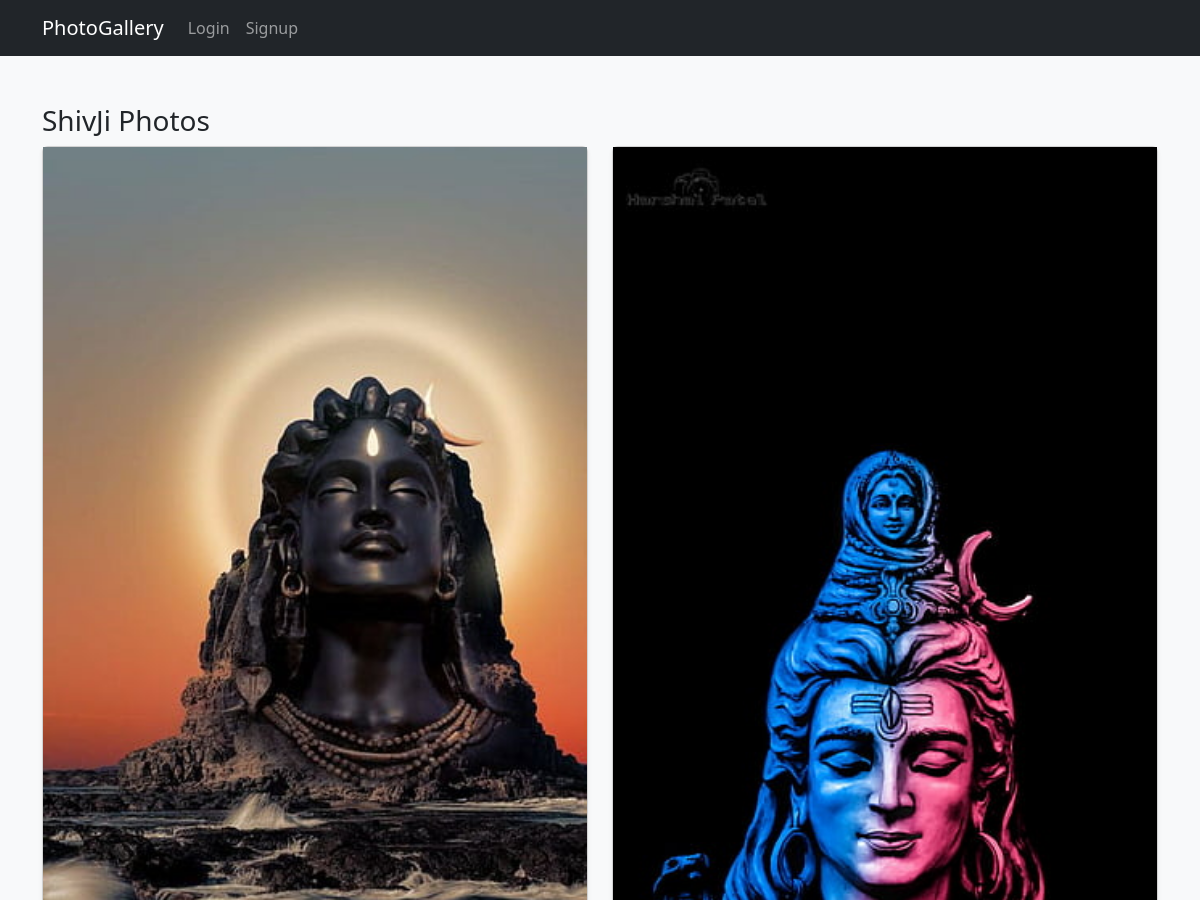
The app's page /photos/4 (upper part), older data.
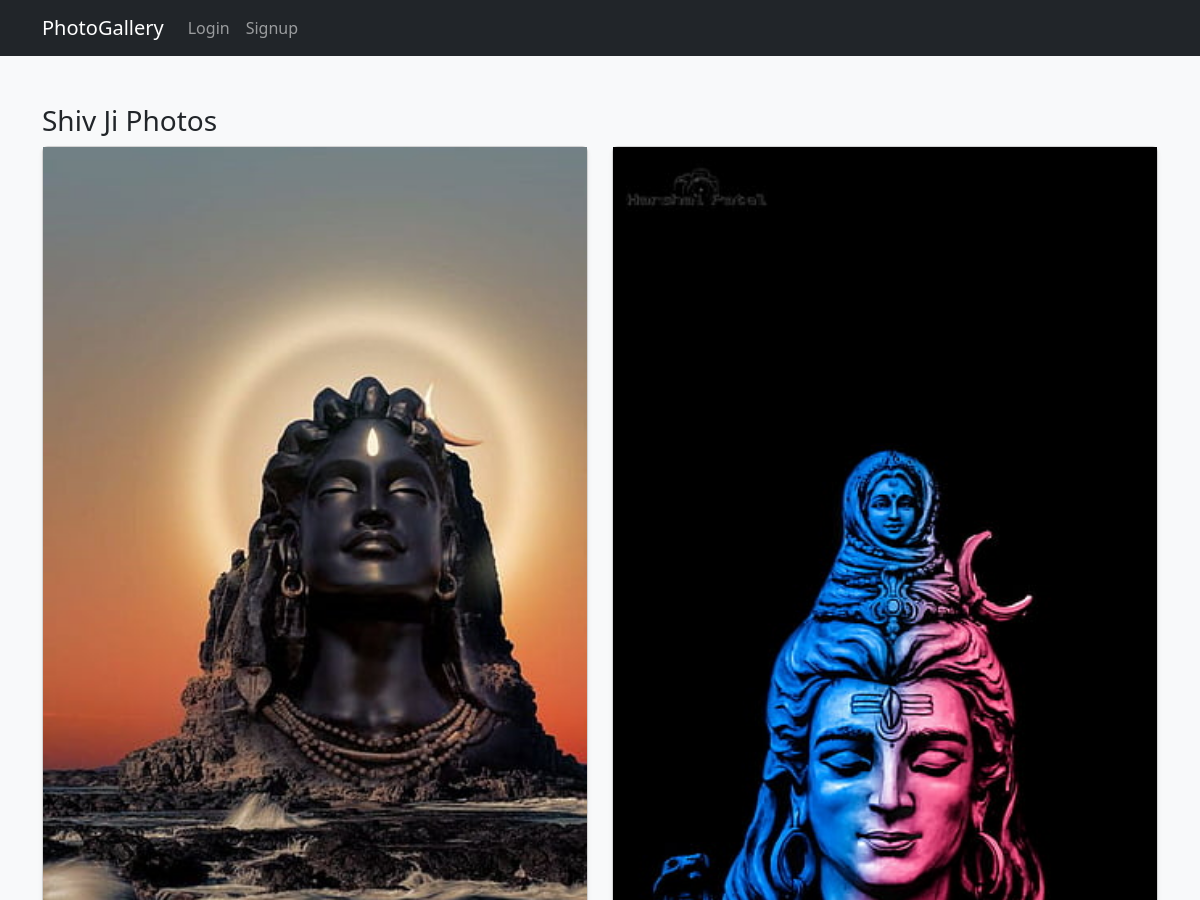
The same page, newer data.
### main/models.py (models this page shows, shortened)
class Album(models.Model):
    album_image = models.ImageField(upload_to="album_images/", null=True)
    user=models.ForeignKey(User, on_delete=models.CASCADE)
    title=models.CharField(max_length=150)
    class Meta:
        verbose_name_plural = '1. Albums'

### main/views.py (the view)
# urls.py: path('photos/<int:album_id>', views.photos, name='photos'),
def photos(request, album_id):
    album = Album.objects.get(id=album_id)
    data=Photos.objects.filter(album=album)
    return render(request, 'photos.html', {'data':data, 'album':album})

### main/templates/photos.html (shortened to what this page needs)
{% extends 'base.html' %}
{% block content %}
<main>
    <div class="album py-5 bg-body-tertiary">
        <div class="container">
        <h3>{{album.title}} Photos</h3>
      <div class="row row-cols-1 row-cols-sm-3 row-cols-md-2 g-4">
        {% if data %}
        {% for photo in data %}
        <div class="col">
          <div class="card shadow-sm">
              <img src="{{photo.image.url}}"/>
          </div>
        </div>
        {% endfor %}
        {% endif %}
      </div>
    </div>
  </div>
</main>
{% endblock %}

Row changes from the older to the newer data that the page shows:
changed Album: title "ShivJi" → "Shiv Ji"
